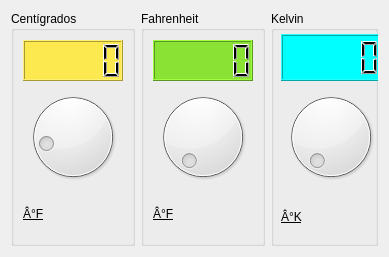
<?xml version="1.0" encoding="UTF-8"?>
<ui version="4.0">
 <class>Temperatura</class>
 <widget class="QDialog" name="Temperatura">
  <property name="geometry">
   <rect>
    <x>0</x>
    <y>0</y>
    <width>389</width>
    <height>257</height>
   </rect>
  </property>
  <property name="windowTitle">
   <string>Temperatura</string>
  </property>
  <property name="windowIcon">
   <iconset resource="recursos.qrc">
    <normaloff>:/icono</normaloff>:/icono</iconset>
  </property>
  <layout class="QHBoxLayout" name="horizontalLayout">
   <item>
    <widget class="QGroupBox" name="groupBox">
     <property name="title">
      <string>Centígrados</string>
     </property>
     <layout class="QVBoxLayout" name="verticalLayout">
      <item>
       <widget class="QLCDNumber" name="lcdCent">
        <property name="styleSheet">
         <string notr="true">background-color: rgb(252, 233, 79);</string>
        </property>
       </widget>
      </item>
      <item>
       <widget class="QDial" name="dialCent">
        <property name="cursor">
         <cursorShape>ClosedHandCursor</cursorShape>
        </property>
        <property name="minimum">
         <number>-18</number>
        </property>
        <property name="orientation">
         <enum>Qt::Horizontal</enum>
        </property>
       </widget>
      </item>
      <item>
       <widget class="QLabel" name="lbdlCent">
        <property name="styleSheet">
         <string notr="true">font: 12pt &quot;MS Shell Dlg 2&quot;;
text-decoration: underline;</string>
        </property>
        <property name="text">
         <string>Â°F</string>
        </property>
       </widget>
      </item>
     </layout>
    </widget>
   </item>
   <item>
    <widget class="QGroupBox" name="groupBox_2">
     <property name="title">
      <string>Fahrenheit</string>
     </property>
     <layout class="QVBoxLayout" name="verticalLayout_2">
      <item>
       <widget class="QLCDNumber" name="lcdFahr">
        <property name="styleSheet">
         <string notr="true">background-color: rgb(138, 226, 52);</string>
        </property>
       </widget>
      </item>
      <item>
       <widget class="QDial" name="dialFahr">
        <property name="cursor">
         <cursorShape>OpenHandCursor</cursorShape>
        </property>
        <property name="maximum">
         <number>210</number>
        </property>
       </widget>
      </item>
      <item>
       <widget class="QLabel" name="lbdlFahr">
        <property name="styleSheet">
         <string notr="true">font: 12pt &quot;MS Shell Dlg 2&quot;;
text-decoration: underline;</string>
        </property>
        <property name="text">
         <string>Â°F</string>
        </property>
       </widget>
      </item>
     </layout>
    </widget>
   </item>
   <item>
    <widget class="QGroupBox" name="groupBox_3">
     <property name="title">
      <string>Kelvin</string>
     </property>
     <widget class="QDial" name="dialKelv">
      <property name="geometry">
       <rect>
        <x>10</x>
        <y>76</y>
        <width>100</width>
        <height>100</height>
       </rect>
      </property>
     </widget>
     <widget class="QLCDNumber" name="lcdKelvin">
      <property name="geometry">
       <rect>
        <x>10</x>
        <y>23</y>
        <width>100</width>
        <height>47</height>
       </rect>
      </property>
      <property name="cursor">
       <cursorShape>CrossCursor</cursorShape>
      </property>
      <property name="styleSheet">
       <string notr="true">background-color: rgb(0, 255, 255);</string>
      </property>
     </widget>
     <widget class="QLabel" name="lbdlKelvin">
      <property name="geometry">
       <rect>
        <x>10</x>
        <y>182</y>
        <width>100</width>
        <height>47</height>
       </rect>
      </property>
      <property name="styleSheet">
       <string notr="true">font: 12pt &quot;MS Shell Dlg 2&quot;;
text-decoration: underline;
text-decoration: underline;</string>
      </property>
      <property name="text">
       <string>Â°K</string>
      </property>
     </widget>
    </widget>
   </item>
  </layout>
 </widget>
 <resources>
  <include location="recursos.qrc"/>
 </resources>
 <connections>
  <connection>
   <sender>dialCent</sender>
   <signal>valueChanged(int)</signal>
   <receiver>lcdCent</receiver>
   <slot>display(int)</slot>
   <hints>
    <hint type="sourcelabel">
     <x>72</x>
     <y>141</y>
    </hint>
    <hint type="destinationlabel">
     <x>65</x>
     <y>67</y>
    </hint>
   </hints>
  </connection>
  <connection>
   <sender>dialFahr</sender>
   <signal>valueChanged(int)</signal>
   <receiver>lcdFahr</receiver>
   <slot>display(int)</slot>
   <hints>
    <hint type="sourcelabel">
     <x>200</x>
     <y>139</y>
    </hint>
    <hint type="destinationlabel">
     <x>201</x>
     <y>66</y>
    </hint>
   </hints>
  </connection>
  <connection>
   <sender>dialKelv</sender>
   <signal>valueChanged(int)</signal>
   <receiver>lcdKelvin</receiver>
   <slot>display(int)</slot>
   <hints>
    <hint type="sourcelabel">
     <x>303</x>
     <y>128</y>
    </hint>
    <hint type="destinationlabel">
     <x>307</x>
     <y>65</y>
    </hint>
   </hints>
  </connection>
 </connections>
</ui>
